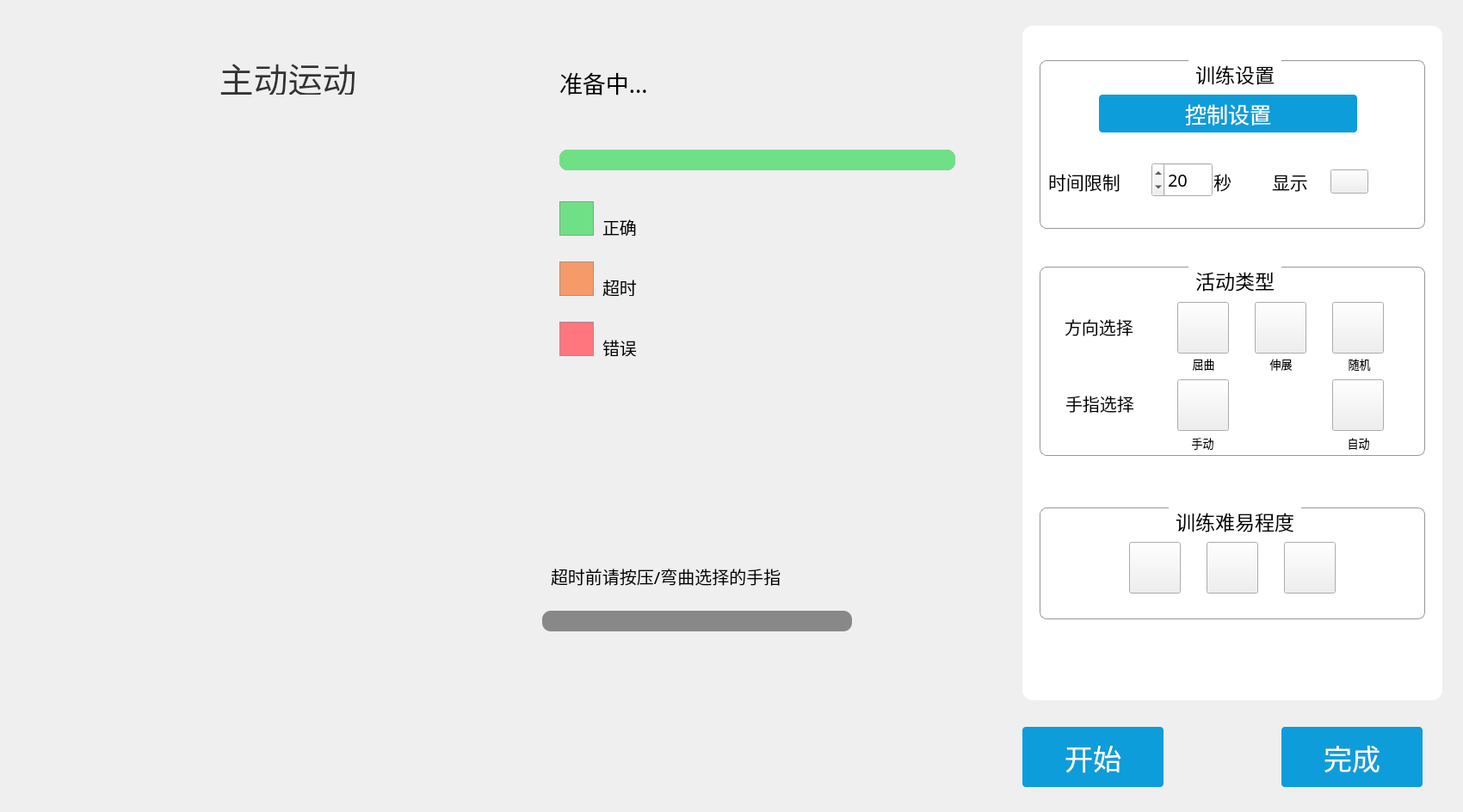
<?xml version="1.0" encoding="UTF-8"?>
<ui version="4.0">
 <class>ActiveTraining</class>
 <widget class="QWidget" name="ActiveTraining">
  <property name="geometry">
   <rect>
    <x>0</x>
    <y>0</y>
    <width>1700</width>
    <height>944</height>
   </rect>
  </property>
  <property name="windowTitle">
   <string>Form</string>
  </property>
  <widget class="QGroupBox" name="groupBox">
   <property name="geometry">
    <rect>
     <x>1188</x>
     <y>30</y>
     <width>488</width>
     <height>784</height>
    </rect>
   </property>
   <property name="styleSheet">
    <string notr="true">#groupBox{background: #FFFFFF;
border-radius: 12px;}</string>
   </property>
   <property name="title">
    <string/>
   </property>
   <widget class="QGroupBox" name="train_GroupBox">
    <property name="geometry">
     <rect>
      <x>20</x>
      <y>40</y>
      <width>448</width>
      <height>196</height>
     </rect>
    </property>
    <property name="font">
     <font>
      <family>黑体</family>
      <pointsize>17</pointsize>
     </font>
    </property>
    <property name="styleSheet">
     <string notr="true">#train_GroupBox{border-radius: 8px;
border: 1px solid #979797;
margin-top:4ex;}
#train_GroupBox::title{subcontrol-origin:margin;
subcontrol-position:top center;
padding:0 5px;}</string>
    </property>
    <property name="title">
     <string>训练设置</string>
    </property>
    <property name="alignment">
     <set>Qt::AlignCenter</set>
    </property>
    <property name="flat">
     <bool>false</bool>
    </property>
    <widget class="QSpinBox" name="timeLimit_SpinBox">
     <property name="geometry">
      <rect>
       <x>130</x>
       <y>119</y>
       <width>71</width>
       <height>40</height>
      </rect>
     </property>
     <property name="font">
      <font>
       <family>黑体</family>
       <pointsize>15</pointsize>
      </font>
     </property>
     <property name="layoutDirection">
      <enum>Qt::RightToLeft</enum>
     </property>
     <property name="value">
      <number>20</number>
     </property>
    </widget>
    <widget class="QLabel" name="label_2">
     <property name="geometry">
      <rect>
       <x>202</x>
       <y>125</y>
       <width>31</width>
       <height>31</height>
      </rect>
     </property>
     <property name="font">
      <font>
       <family>黑体</family>
       <pointsize>16</pointsize>
      </font>
     </property>
     <property name="text">
      <string>秒</string>
     </property>
    </widget>
    <widget class="QLabel" name="label_3">
     <property name="geometry">
      <rect>
       <x>10</x>
       <y>125</y>
       <width>111</width>
       <height>31</height>
      </rect>
     </property>
     <property name="font">
      <font>
       <family>黑体</family>
       <pointsize>16</pointsize>
      </font>
     </property>
     <property name="text">
      <string>时间限制</string>
     </property>
    </widget>
    <widget class="QPushButton" name="controlSet_Btn">
     <property name="geometry">
      <rect>
       <x>69</x>
       <y>40</y>
       <width>300</width>
       <height>44</height>
      </rect>
     </property>
     <property name="font">
      <font>
       <family>黑体</family>
       <pointsize>19</pointsize>
      </font>
     </property>
     <property name="styleSheet">
      <string notr="true">QPushButton{background: #0D9DDB;border-radius: 4px;color:white;}
QPushButton:hover{background: #1EAACF;border-radius: 4px;color:#333333;}</string>
     </property>
     <property name="text">
      <string>控制设置</string>
     </property>
    </widget>
    <widget class="QLabel" name="label_4">
     <property name="geometry">
      <rect>
       <x>270</x>
       <y>125</y>
       <width>61</width>
       <height>31</height>
      </rect>
     </property>
     <property name="font">
      <font>
       <family>黑体</family>
       <pointsize>16</pointsize>
      </font>
     </property>
     <property name="text">
      <string>显示</string>
     </property>
    </widget>
    <widget class="QPushButton" name="display_Btn">
     <property name="geometry">
      <rect>
       <x>338</x>
       <y>127</y>
       <width>44</width>
       <height>28</height>
      </rect>
     </property>
     <property name="styleSheet">
      <string notr="true">border-image: url(:/new/prefix1/source/buttons/generalButton/turnOff.png);</string>
     </property>
     <property name="text">
      <string/>
     </property>
    </widget>
   </widget>
   <widget class="QGroupBox" name="moveType_GroupBox">
    <property name="enabled">
     <bool>true</bool>
    </property>
    <property name="geometry">
     <rect>
      <x>20</x>
      <y>280</y>
      <width>448</width>
      <height>220</height>
     </rect>
    </property>
    <property name="font">
     <font>
      <family>黑体</family>
      <pointsize>17</pointsize>
     </font>
    </property>
    <property name="styleSheet">
     <string notr="true">#moveType_GroupBox{border-radius: 8px;
border: 1px solid #979797;
margin-top:4ex;}
#moveType_GroupBox::title{subcontrol-origin:margin;
subcontrol-position:top center;
padding:0 5px;}</string>
    </property>
    <property name="title">
     <string>活动类型</string>
    </property>
    <widget class="QPushButton" name="bucklingType_Btn">
     <property name="geometry">
      <rect>
       <x>160</x>
       <y>41</y>
       <width>60</width>
       <height>60</height>
      </rect>
     </property>
     <property name="styleSheet">
      <string notr="true">QPushButton{border-image: url(:/new/prefix1/source/buttons/activeTraining/bucklingTypeNormal.png);}
QPushButton:hover{border-image: url(:/new/prefix1/source/buttons/activeTraining/bucklingTypeHover.png);}</string>
     </property>
     <property name="text">
      <string/>
     </property>
    </widget>
    <widget class="QPushButton" name="stretchType_Btn">
     <property name="geometry">
      <rect>
       <x>250</x>
       <y>41</y>
       <width>60</width>
       <height>60</height>
      </rect>
     </property>
     <property name="styleSheet">
      <string notr="true">QPushButton{border-image: url(:/new/prefix1/source/buttons/activeTraining/stretchTypeNormal.png);}
QPushButton:hover{border-image: url(:/new/prefix1/source/buttons/activeTraining/stretchTypeHover.png);}</string>
     </property>
     <property name="text">
      <string/>
     </property>
    </widget>
    <widget class="QPushButton" name="randomType_Btn">
     <property name="geometry">
      <rect>
       <x>340</x>
       <y>41</y>
       <width>60</width>
       <height>60</height>
      </rect>
     </property>
     <property name="styleSheet">
      <string notr="true">QPushButton:hover{border-image: url(:/new/prefix1/source/buttons/activeTraining/randomTypeHover.png);}
QPushButton{border-image: url(:/new/prefix1/source/buttons/activeTraining/randomTypeNormal.png);}</string>
     </property>
     <property name="text">
      <string/>
     </property>
    </widget>
    <widget class="QPushButton" name="autoType_Btn">
     <property name="geometry">
      <rect>
       <x>340</x>
       <y>131</y>
       <width>60</width>
       <height>60</height>
      </rect>
     </property>
     <property name="styleSheet">
      <string notr="true">QPushButton{border-image: url(:/new/prefix1/source/buttons/activeTraining/autoTypeNormal.png);}
QPushButton:hover{border-image: url(:/new/prefix1/source/buttons/activeTraining/autoTypeHover.png);}</string>
     </property>
     <property name="text">
      <string/>
     </property>
    </widget>
    <widget class="QPushButton" name="manualType_Btn">
     <property name="geometry">
      <rect>
       <x>160</x>
       <y>131</y>
       <width>60</width>
       <height>60</height>
      </rect>
     </property>
     <property name="styleSheet">
      <string notr="true">QPushButton{border-image: url(:/new/prefix1/source/buttons/activeTraining/manualTypeNormal.png);}
QPushButton:hover{border-image: url(:/new/prefix1/source/buttons/activeTraining/manualTypeHover.png);}</string>
     </property>
     <property name="text">
      <string/>
     </property>
    </widget>
    <widget class="QLabel" name="label_19">
     <property name="geometry">
      <rect>
       <x>29</x>
       <y>44</y>
       <width>111</width>
       <height>51</height>
      </rect>
     </property>
     <property name="font">
      <font>
       <family>黑体</family>
       <pointsize>15</pointsize>
      </font>
     </property>
     <property name="text">
      <string>方向选择</string>
     </property>
    </widget>
    <widget class="QLabel" name="label_20">
     <property name="geometry">
      <rect>
       <x>30</x>
       <y>133</y>
       <width>111</width>
       <height>51</height>
      </rect>
     </property>
     <property name="font">
      <font>
       <family>黑体</family>
       <pointsize>15</pointsize>
      </font>
     </property>
     <property name="text">
      <string>手指选择</string>
     </property>
    </widget>
    <widget class="QLabel" name="label_21">
     <property name="geometry">
      <rect>
       <x>159</x>
       <y>197</y>
       <width>61</width>
       <height>16</height>
      </rect>
     </property>
     <property name="font">
      <font>
       <family>黑体</family>
       <pointsize>10</pointsize>
      </font>
     </property>
     <property name="text">
      <string>手动</string>
     </property>
     <property name="alignment">
      <set>Qt::AlignCenter</set>
     </property>
    </widget>
    <widget class="QLabel" name="label_22">
     <property name="geometry">
      <rect>
       <x>340</x>
       <y>197</y>
       <width>61</width>
       <height>16</height>
      </rect>
     </property>
     <property name="font">
      <font>
       <family>黑体</family>
       <pointsize>10</pointsize>
      </font>
     </property>
     <property name="text">
      <string>自动</string>
     </property>
     <property name="alignment">
      <set>Qt::AlignCenter</set>
     </property>
    </widget>
    <widget class="QLabel" name="label_23">
     <property name="geometry">
      <rect>
       <x>341</x>
       <y>105</y>
       <width>61</width>
       <height>16</height>
      </rect>
     </property>
     <property name="font">
      <font>
       <family>黑体</family>
       <pointsize>10</pointsize>
      </font>
     </property>
     <property name="text">
      <string>随机</string>
     </property>
     <property name="alignment">
      <set>Qt::AlignCenter</set>
     </property>
    </widget>
    <widget class="QLabel" name="label_24">
     <property name="geometry">
      <rect>
       <x>160</x>
       <y>105</y>
       <width>61</width>
       <height>16</height>
      </rect>
     </property>
     <property name="font">
      <font>
       <family>黑体</family>
       <pointsize>10</pointsize>
      </font>
     </property>
     <property name="text">
      <string>屈曲</string>
     </property>
     <property name="alignment">
      <set>Qt::AlignCenter</set>
     </property>
    </widget>
    <widget class="QLabel" name="label_25">
     <property name="geometry">
      <rect>
       <x>250</x>
       <y>105</y>
       <width>61</width>
       <height>16</height>
      </rect>
     </property>
     <property name="font">
      <font>
       <family>黑体</family>
       <pointsize>10</pointsize>
      </font>
     </property>
     <property name="text">
      <string>伸展</string>
     </property>
     <property name="alignment">
      <set>Qt::AlignCenter</set>
     </property>
    </widget>
   </widget>
   <widget class="QGroupBox" name="timeInterval_GroupBox">
    <property name="geometry">
     <rect>
      <x>20</x>
      <y>560</y>
      <width>448</width>
      <height>130</height>
     </rect>
    </property>
    <property name="font">
     <font>
      <family>黑体</family>
      <pointsize>17</pointsize>
     </font>
    </property>
    <property name="styleSheet">
     <string notr="true">#timeInterval_GroupBox{border-radius: 8px;
border: 1px solid #979797;
margin-top:4ex;}
#timeInterval_GroupBox::title{subcontrol-origin:margin;
subcontrol-position:top center;
padding:0 5px;}</string>
    </property>
    <property name="title">
     <string>训练难易程度</string>
    </property>
    <widget class="QPushButton" name="level3_Btn">
     <property name="geometry">
      <rect>
       <x>284</x>
       <y>40</y>
       <width>60</width>
       <height>60</height>
      </rect>
     </property>
     <property name="styleSheet">
      <string notr="true">QPushButton{border-image: url(:/new/prefix1/source/buttons/level/level3NoSelect.png);}
QPushButton:hover{border-image: url(:/new/prefix1/source/buttons/level/level3Hover.png);}</string>
     </property>
     <property name="text">
      <string/>
     </property>
    </widget>
    <widget class="QPushButton" name="level1_Btn">
     <property name="geometry">
      <rect>
       <x>104</x>
       <y>40</y>
       <width>60</width>
       <height>60</height>
      </rect>
     </property>
     <property name="styleSheet">
      <string notr="true">QPushButton{border-image: url(:/new/prefix1/source/buttons/level/level1NoSelect.png);}
QPushButton:hover{border-image: url(:/new/prefix1/source/buttons/level/level1Hover.png);}</string>
     </property>
     <property name="text">
      <string/>
     </property>
    </widget>
    <widget class="QPushButton" name="level2_Btn">
     <property name="geometry">
      <rect>
       <x>194</x>
       <y>40</y>
       <width>60</width>
       <height>60</height>
      </rect>
     </property>
     <property name="styleSheet">
      <string notr="true">QPushButton{border-image: url(:/new/prefix1/source/buttons/level/level2NoSelect.png);}
QPushButton:hover{border-image: url(:/new/prefix1/source/buttons/level/level2Hover.png);}</string>
     </property>
     <property name="text">
      <string/>
     </property>
    </widget>
   </widget>
  </widget>
  <widget class="QPushButton" name="finish_Btn">
   <property name="geometry">
    <rect>
     <x>1489</x>
     <y>845</y>
     <width>164</width>
     <height>70</height>
    </rect>
   </property>
   <property name="font">
    <font>
     <family>黑体</family>
     <pointsize>25</pointsize>
    </font>
   </property>
   <property name="styleSheet">
    <string notr="true">QPushButton{background: #0D9DDB;border-radius: 4px;color:white;}
QPushButton:hover{background: #1EAACF;border-radius: 4px;color:#333333;}</string>
   </property>
   <property name="text">
    <string>完成</string>
   </property>
  </widget>
  <widget class="QPushButton" name="start_Btn">
   <property name="geometry">
    <rect>
     <x>1188</x>
     <y>845</y>
     <width>164</width>
     <height>70</height>
    </rect>
   </property>
   <property name="font">
    <font>
     <family>黑体</family>
     <pointsize>25</pointsize>
    </font>
   </property>
   <property name="styleSheet">
    <string notr="true">QPushButton{background: #0D9DDB;border-radius: 4px;color:white;}
QPushButton:hover{background: #1EAACF;border-radius: 4px;color:#333333;}</string>
   </property>
   <property name="text">
    <string>开始</string>
   </property>
  </widget>
  <widget class="QProgressBar" name="score_ProgressBar">
   <property name="geometry">
    <rect>
     <x>650</x>
     <y>174</y>
     <width>460</width>
     <height>24</height>
    </rect>
   </property>
   <property name="styleSheet">
    <string notr="true">#score_ProgressBar{border:none;background:#888888; border-radius:10px;}
QProgressBar::chunk 
{
      background-color:#70E086;
      border-radius:10px;
}</string>
   </property>
   <property name="value">
    <number>100</number>
   </property>
   <property name="textVisible">
    <bool>false</bool>
   </property>
  </widget>
  <widget class="QLabel" name="label">
   <property name="geometry">
    <rect>
     <x>650</x>
     <y>234</y>
     <width>40</width>
     <height>40</height>
    </rect>
   </property>
   <property name="styleSheet">
    <string notr="true">background: #70E086;
border: 1px solid #979797;</string>
   </property>
   <property name="text">
    <string/>
   </property>
  </widget>
  <widget class="QLabel" name="label_5">
   <property name="geometry">
    <rect>
     <x>650</x>
     <y>304</y>
     <width>40</width>
     <height>40</height>
    </rect>
   </property>
   <property name="styleSheet">
    <string notr="true">background: #F79A69;
border: 1px solid #979797;</string>
   </property>
   <property name="text">
    <string/>
   </property>
  </widget>
  <widget class="QLabel" name="label_6">
   <property name="geometry">
    <rect>
     <x>650</x>
     <y>374</y>
     <width>40</width>
     <height>40</height>
    </rect>
   </property>
   <property name="styleSheet">
    <string notr="true">background: #FF767F;
border: 1px solid #979797;</string>
   </property>
   <property name="text">
    <string/>
   </property>
  </widget>
  <widget class="QLabel" name="label_7">
   <property name="geometry">
    <rect>
     <x>700</x>
     <y>254</y>
     <width>71</width>
     <height>20</height>
    </rect>
   </property>
   <property name="font">
    <font>
     <family>黑体</family>
     <pointsize>15</pointsize>
    </font>
   </property>
   <property name="text">
    <string>正确</string>
   </property>
  </widget>
  <widget class="QLabel" name="label_8">
   <property name="geometry">
    <rect>
     <x>700</x>
     <y>324</y>
     <width>81</width>
     <height>20</height>
    </rect>
   </property>
   <property name="font">
    <font>
     <family>黑体</family>
     <pointsize>15</pointsize>
    </font>
   </property>
   <property name="text">
    <string>超时</string>
   </property>
  </widget>
  <widget class="QLabel" name="label_9">
   <property name="geometry">
    <rect>
     <x>700</x>
     <y>394</y>
     <width>91</width>
     <height>20</height>
    </rect>
   </property>
   <property name="font">
    <font>
     <family>黑体</family>
     <pointsize>15</pointsize>
    </font>
   </property>
   <property name="text">
    <string>错误</string>
   </property>
  </widget>
  <widget class="QLabel" name="label_10">
   <property name="geometry">
    <rect>
     <x>640</x>
     <y>649</y>
     <width>361</width>
     <height>41</height>
    </rect>
   </property>
   <property name="font">
    <font>
     <family>黑体</family>
     <pointsize>15</pointsize>
    </font>
   </property>
   <property name="text">
    <string>超时前请按压/弯曲选择的手指</string>
   </property>
  </widget>
  <widget class="QProgressBar" name="timeOut_ProgressBar">
   <property name="geometry">
    <rect>
     <x>630</x>
     <y>710</y>
     <width>360</width>
     <height>24</height>
    </rect>
   </property>
   <property name="styleSheet">
    <string notr="true">#timeOut_ProgressBar{border:none;background:#888888; border-radius:10px;}
QProgressBar::chunk 
{
      background-color:#70E086;
      border-radius:10px;
}</string>
   </property>
   <property name="value">
    <number>0</number>
   </property>
   <property name="textVisible">
    <bool>false</bool>
   </property>
  </widget>
  <widget class="CHandStateShow" name="hand_Widget" native="true">
   <property name="geometry">
    <rect>
     <x>40</x>
     <y>173</y>
     <width>560</width>
     <height>560</height>
    </rect>
   </property>
   <property name="styleSheet">
    <string notr="true"/>
   </property>
  </widget>
  <widget class="QLabel" name="label_11">
   <property name="geometry">
    <rect>
     <x>656</x>
     <y>200</y>
     <width>458</width>
     <height>18</height>
    </rect>
   </property>
   <property name="styleSheet">
    <string notr="true">border-image: url(:/new/prefix1/source/dividingRule/horizontal.png);</string>
   </property>
   <property name="text">
    <string/>
   </property>
  </widget>
  <widget class="QLabel" name="label_12">
   <property name="geometry">
    <rect>
     <x>199</x>
     <y>70</y>
     <width>271</width>
     <height>40</height>
    </rect>
   </property>
   <property name="font">
    <font>
     <family>黑体</family>
     <pointsize>30</pointsize>
    </font>
   </property>
   <property name="styleSheet">
    <string notr="true">color:#333333;</string>
   </property>
   <property name="text">
    <string>主动运动</string>
   </property>
   <property name="alignment">
    <set>Qt::AlignCenter</set>
   </property>
  </widget>
  <widget class="QLabel" name="trainTips_Label">
   <property name="geometry">
    <rect>
     <x>650</x>
     <y>70</y>
     <width>241</width>
     <height>51</height>
    </rect>
   </property>
   <property name="font">
    <font>
     <family>黑体</family>
     <pointsize>20</pointsize>
    </font>
   </property>
   <property name="text">
    <string>准备中...</string>
   </property>
  </widget>
 </widget>
 <customwidgets>
  <customwidget>
   <class>CHandStateShow</class>
   <extends>QWidget</extends>
   <header>chandstateshow.h</header>
   <container>1</container>
  </customwidget>
 </customwidgets>
 <resources/>
 <connections/>
</ui>
